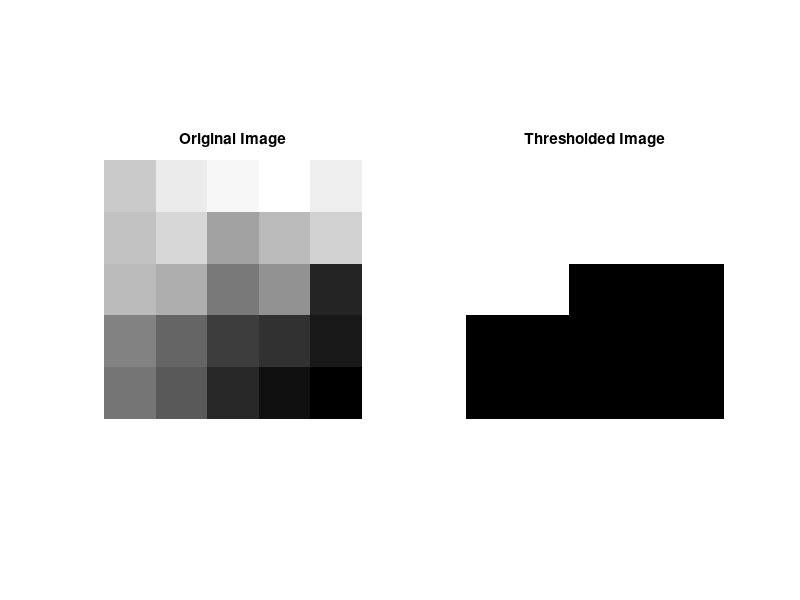

MATLAB code to generate this figure:
% Task 4: Segment an image matrix

% Image matrix A
img_mat = [199 230 240 251 234;
    192 209 160 184 207;
    185 170 120 146 39;
    130 101 63 52 28;
    117 89 44 19 3];

% Matrix to image
img = uint8(255 * mat2gray(img_mat));

% Segment the input image into 2 regions
shape = size(img);
two_region = zeros(shape(1), shape(2));

for i = 1: shape(1)
    for j = 1: shape(2)
        if(img(i, j) > 150)
            two_region(i, j) = 255;
        else
            two_region(i, j) = 0;
        end
    end
end

% Plot
figure(1);
subplot(1, 2, 1);
imshow(img, []);
title('Original Image');

subplot(1, 2, 2);
imshow(two_region, []);
title('Thresholded Image');
